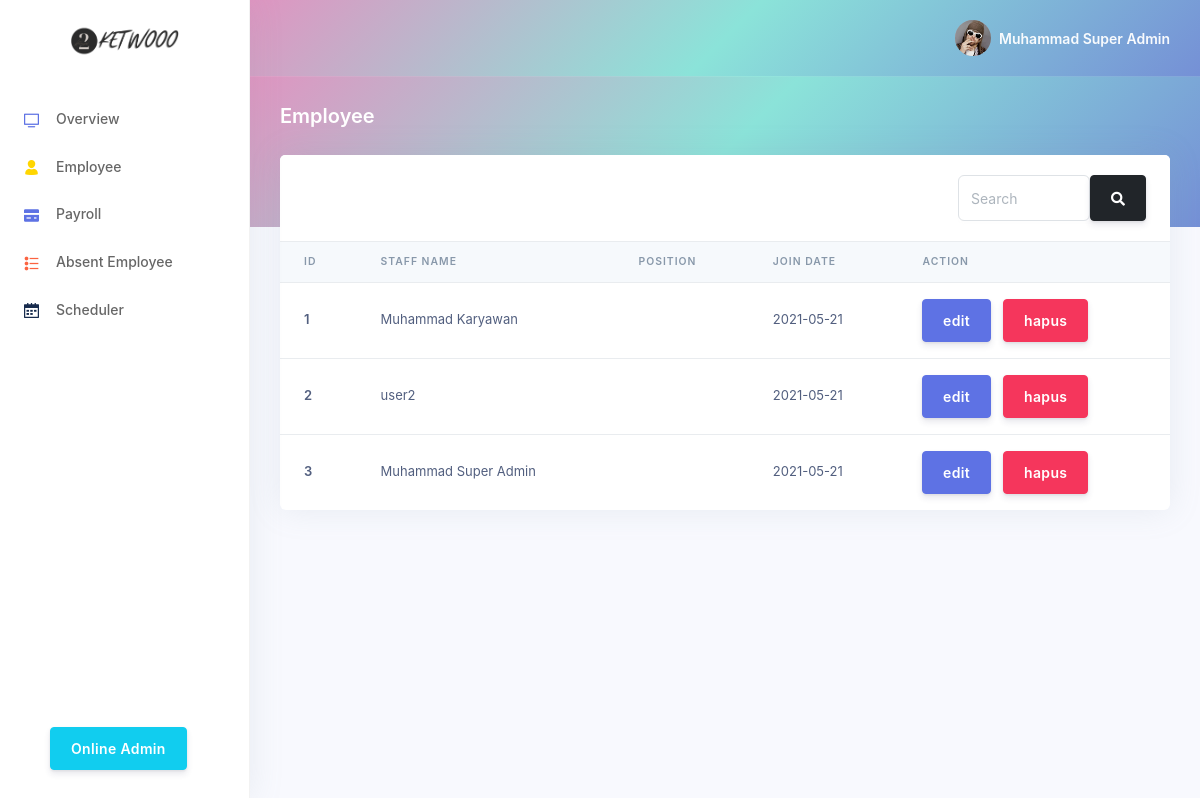
Page /index.php?page=employee (signed in) on the earlier database version.
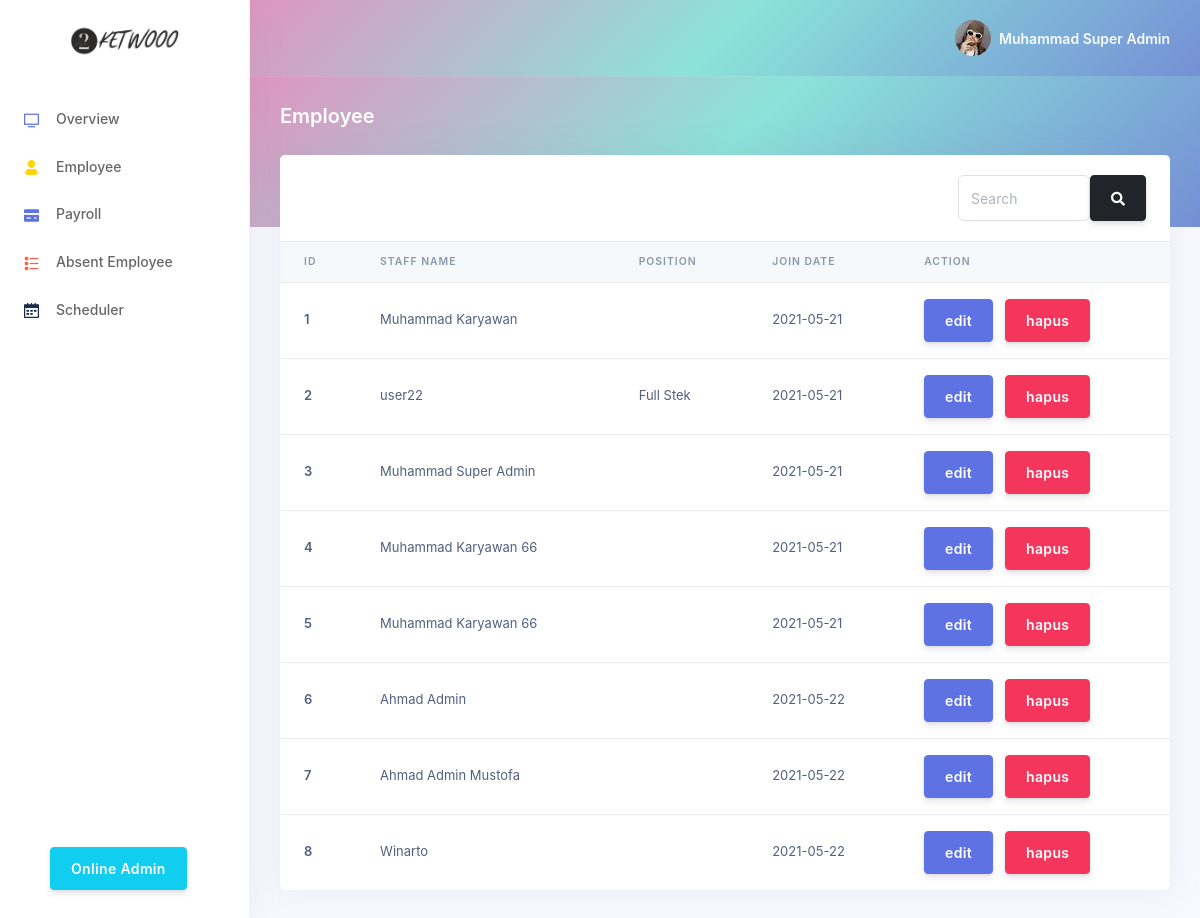
Same page on the later database version.
### tables this page shows
CREATE TABLE `user` (
  `id_user` int(16) NOT NULL,
  `nama_user` varchar(64) NOT NULL,
  `email_user` varchar(64) NOT NULL,
  `password_user` varchar(64) NOT NULL,
  `level_user` enum('karyawan','admin_financial','admin_personalia','super_admin') NOT NULL,
  `jabatan` varchar(32) DEFAULT NULL,
  `join_date` date NOT NULL
);

### employee.php (the view, shortened to what this page needs)
<?php
    include("system/connection.php");
?>
<div class="header gradient-bg pb-6">
    <div class="container-fluid">
        <div class="header-body">
            <div class="row align-items-center py-4">
                <div class="col-lg-6 col-7">
                    <h6 class="h2 text-white d-inline-block mb-0">Employee</h6>
                </div>
            </div>
        </div>
    </div>
</div>
<div class="container-fluid mt--6">
    <div class="row">
        <div class="col">
            <div class="card">
                <div class="card-header border-0">
                    <div class="row">
                        <div class="col"></div>
                        <div class="col-xl-3 text-right">
                            <form action="" method="POST">
                                <div class="input-group rounded">
                                    <input type="search" name="search" value="<?= $_POST["search"]??'' ?>" class="form-control rounded" placeholder="Search" aria-label="Search" aria-describedby="search-addon" />
                                    <button class="btn btn-dark" type="submit" id="search-addon">
                                        <i class="fas fa-search"></i>
                                    </button>
                                </div>
                            </form>
                        </div>
                    </div>
                </div>
                <div class="table-responsive">
                    <table class="table align-items-center table-flush">
                        <thead class="thead-light">
                            <tr>
                                <th scope="col">ID</th>
                                <th scope="col">Staff Name</th>
                                <th scope="col">Position</th>
                                <th scope="col">Join Date</th>
                                <th scope="col">Action</th>
                            </tr>
                        </thead>
                        <tbody>
                            <?php
                                $select = mysqli_query($connection, "SELECT * FROM user");
                                while ($data = mysqli_fetch_array($select)) {
                            ?>
                            <tr>
                                <th scope="row"><?= $data['id_user'] ?></th>
                                <td><?= $data['nama_user'] ?></td>
                                <td><?= $data['jabatan'] ?></td>
                                <td><?= $data['join_date'] ?></td>
                                <td>
                                    <button type="button" id="editButton" class="btn btn-primary" data-toggle="modal" data-target="#editEmployee<?= $data['id_user'] ?>">
                                    edit
                                    </button>
                                    <button type="button" class="btn btn-danger" data-toggle="modal" data-target="#exampleModal">
                                    hapus
                                    </button>
                                </td>
                            </tr>
                            <?php } ?>
                        </tbody>
                    </table>
                </div>
            </div>
        </div>
    </div>
</div>

### index.php (shortened to what this page needs)
<!DOCTYPE html>
<html>
<head>
    <link rel='stylesheet prefetch' href='http://netdna.bootstrapcdn.com/font-awesome/3.2.1/css/font-awesome.css'>
    <link rel="stylesheet" href="asset/library/vendor/nucleo/css/nucleo.css" type="text/css">
    <link rel="stylesheet" href="asset/library/vendor/@fortawesome/fontawesome-free/css/all.min.css" type="text/css">
    <link rel="stylesheet" href="asset/library/css/argon.css" type="text/css">
    <link rel="stylesheet" href="asset/styles.css">
</head>
<body>
  <nav class="sidenav navbar navbar-vertical  fixed-left  navbar-expand-xs navbar-light bg-white" id="sidenav-main">
    <div class="scrollbar-inner">
      <div class="sidenav-header  align-items-center">
        <a class="navbar-brand" href="javascript:void(0)">
          <img src="asset/images/ketwooo.png" class="navbar-brand-img" alt="...">
        </a>
      </div>
      <div class="navbar-inner">
        <div class="collapse navbar-collapse" id="sidenav-collapse-main">
          <ul class="navbar-nav">
            <?php if ($_SESSION['level_user'] == 'super_admin'){ ?>
            <li class="nav-item">
              <a class="nav-link" href="index.php?page=overview">
                <i class="ni ni-tv-2 text-primary"></i>
                <span class="nav-link-text">Overview</span>
              </a>
            </li>
            <li class="nav-item">
              <a class="nav-link" href="index.php?page=employee">
                <i class="ni ni-single-02 text-yellow"></i>
                <span class="nav-link-text">Employee</span>
              </a>
            </li>
            <li class="nav-item">
              <a class="nav-link" href="index.php?page=payroll">
                <i class="ni ni-credit-card text-primary"></i>
                <span class="nav-link-text">Payroll</span>
              </a>
            </li>
            <li class="nav-item">
              <a class="nav-link" href="index.php?page=AbsentEmployee">
                <i class="ni ni-bullet-list-67 text-orange"></i>
                <span class="nav-link-text">Absent Employee</span>
              </a>
            </li>
            <li class="nav-item">
              <a class="nav-link" href="index.php?page=Scheduler">
                <i class="ni ni-calendar-grid-58 text-default"></i>
                <span class="nav-link-text">Scheduler</span>
              </a>
            </li>
            <li class="nav-item fixed-bottom">
              <button type="button" class="btn btn-info" data-toggle="modal" data-target="#popupOnlineAdmin">Online Admin</button>
            </li>
            <?php }?>
          </ul>
        </div>
      </div>
    </div>
  </nav>
  <div class="main-content" id="panel">
    <nav class="navbar navbar-top navbar-expand navbar-dark gradient-bg border-bottom">
      <div class="container-fluid">
        <div class="collapse navbar-collapse" id="navbarSupportedContent">
          <ul class="navbar-nav align-items-center  ml-md-auto ml-md-0 ">
            <li class="nav-item dropdown">
              <a class="nav-link pr-0" href="#" role="button" data-toggle="dropdown" aria-haspopup="true" aria-expanded="false">
                <div class="media align-items-center">
                  <span class="avatar avatar-sm rounded-circle">
                    <img alt="Image placeholder" src="asset/images/profil.jpg">
                  </span>
                  <div class="media-body  ml-2  d-none d-lg-block">
                    <span class="mb-0 text-sm  font-weight-bold"><?= $_SESSION["nama_user"] ?></span>
                  </div>
                </div>
              </a>
            </li>
          </ul>
        </div>
      </div>
    </nav>
    <?php
    if (!isset($_GET["page"])) {
        if ($_SESSION['level_user'] == 'super_admin'){
            include("overview.php");
        }elseif($_SESSION['level_user'] == 'karyawan'){
            include("JadwalKerja.php");
        }
    } else {
        include($_GET["page"] . ".php");
    }
    ?>
  </div>
</body>
</html>

### asset/styles.css (style rules this page uses)
body { font-family: -apple-system, BlinkMacSystemFont, 'Segoe UI', Roboto, Oxygen, Ubuntu, Cantarell, 'Open Sans', 'Helvetica Neue', sans-serif; }
.gradient-bg { background-image: linear-gradient(135deg, #DF95C1, #8BE3D9, #7590D6); }
.navbar-inner .fixed-bottom { bottom: 30px; left: 50px; }
thead { cursor: default; }

Differences in the rows shown:
changed user id 2: nama_user "user2" → "user22"; jabatan (not shown) → "Full Stek"
added user: id_user "4", nama_user "Muhammad Karyawan 66", join_date "2021-05-21"
added user: id_user "5", nama_user "Muhammad Karyawan 66", join_date "2021-05-21"
added user: id_user "6", nama_user "Ahmad Admin", join_date "2021-05-22"
added user: id_user "7", nama_user "Ahmad Admin Mustofa", join_date "2021-05-22"
added user: id_user "8", nama_user "Winarto", join_date "2021-05-22"
